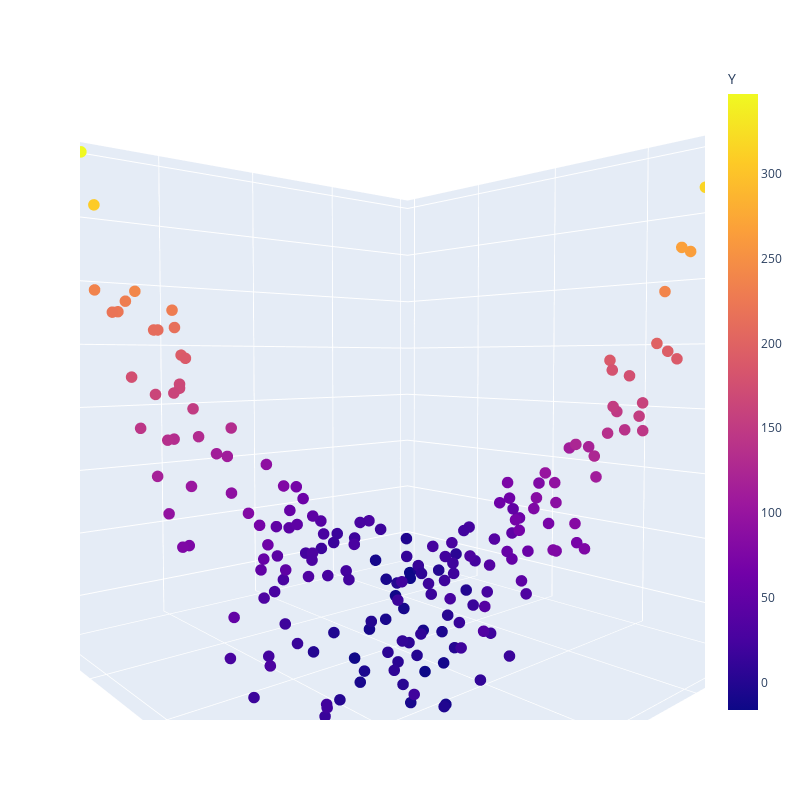

The code cell stored with this chart in its notebook:
### Markdown cell above
### Plot $X_1$ vs. $X_2$ vs. $Y$

### Code cell
plot3D(symmetric_data, x="X1", y="X2", z="Y", color="Y", x_title="X1", y_title="X2", z_title="Y")

### Figure 1 — Plotly figure (JSON) as saved in the notebook; plotly's stock layout.template omitted (floating-point values rounded to 4 significant figures; data arrays with more than 128 entries replaced by an {"elided": "..."} marker saying what was removed)
{"data": [{"hovertemplate": "X1=%{x}<br>X2=%{y}<br>Y=%{marker.color}<extra></extra>", "legendgroup": "", "marker": {"color": {"elided": "200 float values"}, "coloraxis": "coloraxis", "size": 4, "symbol": "circle"}, "mode": "markers", "name": "", "scene": "scene", "showlegend": false, "type": "scatter3d", "x": {"elided": "200 float values"}, "y": {"elided": "200 float values"}, "z": {"elided": "200 float values"}}], "layout": {"coloraxis": {"colorbar": {"title": {"text": "Y"}}, "colorscale": [[0, "#0d0887"], [0.1111, "#46039f"], [0.2222, "#7201a8"], [0.3333, "#9c179e"], [0.4444, "#bd3786"], [0.5556, "#d8576b"], [0.6667, "#ed7953"], [0.7778, "#fb9f3a"], [0.8889, "#fdca26"], [1, "#f0f921"]]}, "height": 800, "legend": {"font": {"size": 20}, "itemsizing": "constant", "tracegroupgap": 0, "x": 1, "y": 0.5}, "margin": {"t": 60}, "scene": {"aspectmode": "cube", "aspectratio": {"x": 1, "y": 1, "z": 1}, "camera": {"center": {"x": 0, "y": 0, "z": 0}, "eye": {"x": -1.146, "y": 1.017, "z": 0.06052}, "projection": {"type": "perspective"}, "up": {"x": 0, "y": 0, "z": 1}}, "domain": {"x": [0, 1], "y": [0, 1]}, "xaxis": {"title": {"text": "X1"}, "type": "linear"}, "yaxis": {"title": {"text": "X2"}, "type": "linear"}, "zaxis": {"title": {"text": "Y"}, "type": "linear"}}, "width": 800}}
